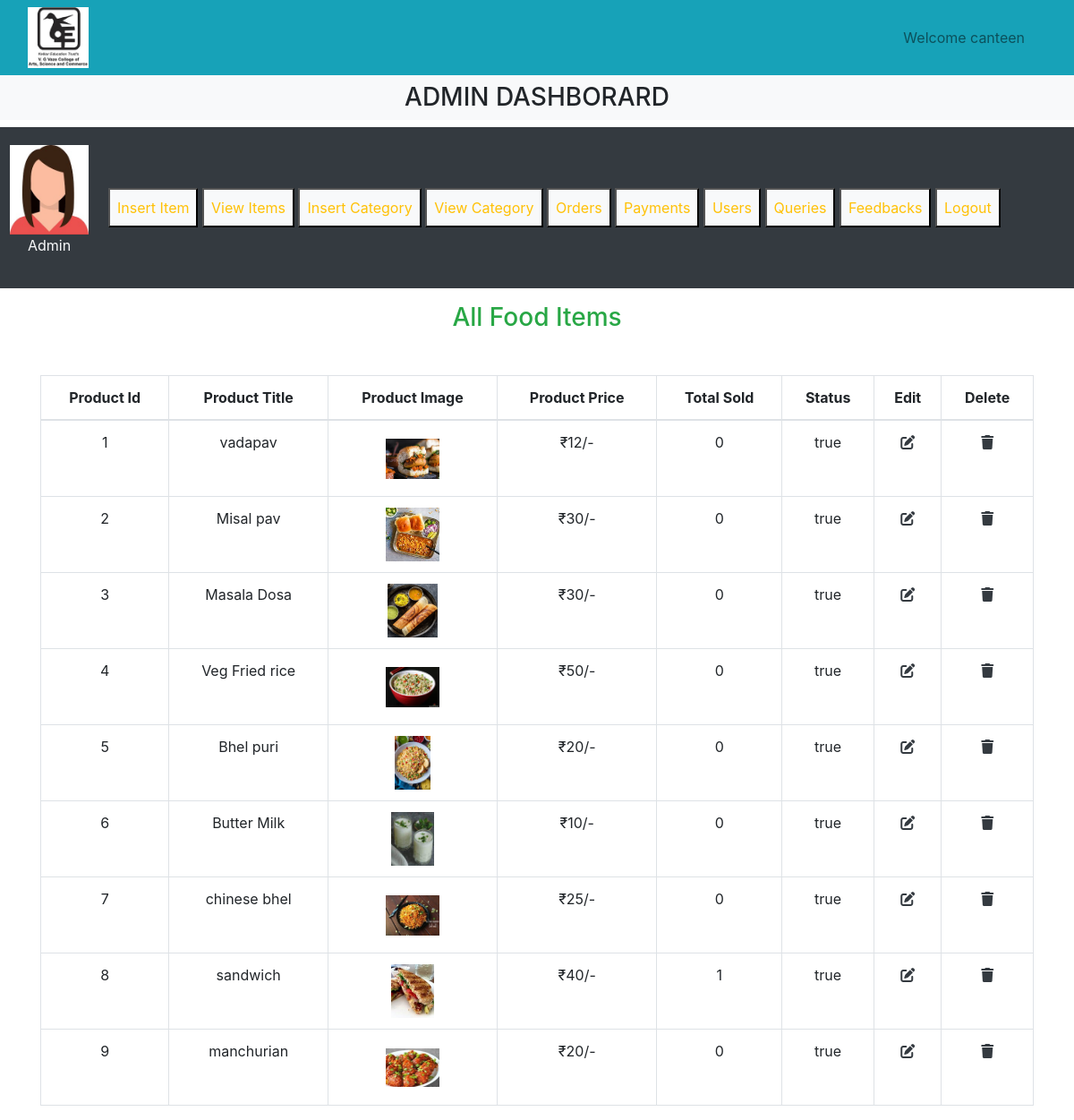
/canteen/admin/admin_panel.php?view_products (signed in), run on the app's committed database.
### tables this page shows
CREATE TABLE `products` (
  `product_id` int(11) NOT NULL,
  `product_title` varchar(100) NOT NULL,
  `product_description` varchar(100) NOT NULL,
  `product_keywords` varchar(255) NOT NULL,
  `category_id` int(11) NOT NULL,
  `product_image` varchar(255) NOT NULL,
  `product_price` varchar(100) NOT NULL,
  `date` timestamp NOT NULL DEFAULT current_timestamp() ON UPDATE current_timestamp(),
  `status` varchar(100) NOT NULL
);

### canteen/admin/view_products.php (the view, shortened to what this page needs)
<!DOCTYPE html>
<html lang="en">
<head>
</head>
<body>
    <h3 class="text-center text-success">All Food Items</h3>
    <table class="table table-bordered mt-5">
        <thead>
            <tr class="text-center">
                <th>Product Id</th>
                <th>Product Title</th>
                <th>Product Image</th>
                <th>Product Price</th>
                <th>Total Sold</th>
                <th>Status</th>
                <th>Edit</th>
                <th>Delete</th>
            </tr>
        </thead>
        <tbody>
            <?php
            $get_products="Select * from `products`";
            $result=mysqli_query($con,$get_products);
            $number=0;
            while($row=mysqli_fetch_array($result)){
                $product_id=$row['product_id'];
                $product_title=$row['product_title'];
                $product_image=$row['product_image'];
                $product_price=$row['product_price'];
                $status=$row['status'];
                $number++;
                ?>
                <tr class='text-center'>
                <td><?php echo $number;?></td>
                <td><?php echo $product_title;?></td>
                <td><img src='./product_images/<?php echo $product_image;?>' class='product_img'/></td>
                <td>₹<?php echo $product_price;?>/-</td>
                <td><?php
                $get_count="Select * from `orders_pending` where product_id=$product_id";
                $result_count=mysqli_query($con,$get_count);
                $rows_count=mysqli_num_rows($result_count);
                echo $rows_count;
                ?>
                </td>
                <td><?php echo $status;?></td>
                <td><a href='admin_panel.php?edit_products=<?php echo $product_id?>' class='text-dark'><i class='fa-solid fa-pen-to-square'></i></a></td>
                <td><a href='admin_panel.php?delete_product=<?php echo $product_id?>' class='text-dark'><i class='fa-solid fa-trash'></i></a></td>
                </tr>
<?php
            }
            ?>
        </tbody>
    </table>
</body>
</html>

### canteen/admin/admin_panel.php (shortened to what this page needs)
<?php
include('../functions/common_function.php');
?>
<!DOCTYPE html>
<html lang="en">
<head>
    <link rel="stylesheet" href="https://cdn.jsdelivr.net/npm/bootstrap@4.0.0/dist/css/bootstrap.min.css">
    <link rel="stylesheet" href="https://cdnjs.cloudflare.com/ajax/libs/font-awesome/6.5.1/css/all.min.css" />
    <link rel="stylesheet" href="style.css">
</head>
<body>
    <div class="container-fluid p-0">
        <nav class="navbar navbar-expand-lg navbar-light bg-info">
            <div class="container-fluid">
                <img src="../images/logo.jpg" alt="" class="logo">
                <nav class="navbar navbar-expand-lg ">
                    <ul class="navbar-nav">
                    <?php
                    if(!isset($_SESSION['canteen'])){
          echo "<li class='nav-item'>
          <a class='nav-link' href='#'>Welcome Guest</a>
        </li>";
        }else{
          echo "<li class='nav-item'>
          <a class='nav-link' href='#'>Welcome " .$_SESSION['canteen']."</a>
        </li>";
        }
    ?>
                    </ul>
                </nav>
            </div>
        </nav>
    <div class="bg-light">
            <h3 class="text-center p-2">ADMIN DASHBORARD</h3>
        </div>
    <div class="row">
        <div class="col-md-12 bg-dark p-1 d-flex align-items-center">
            <div class="p-3">
                <a href="#"><img src="../images/profile.jpg" alt="" class="admin_image"></a>
                <p class="text-light text-center">Admin</p>
            </div>
            <div class="button text-center">
                <button class="my-3"><a href="insert_product.php" class="nav-link text-warning bg-light p-2">Insert Item</a></button>
                <button class="my-3" ><a href="admin_panel.php?view_products" class="nav-link text-warning bg-light p-2">View Items</a></button>
                <button class="my-3"><a href="admin_panel.php?insert_category" class="nav-link text-warning bg-light p-2">Insert Category</a></button>
                <button class="my-3"><a href="admin_panel.php?view_categories" class="nav-link text-warning bg-light p-2">View Category</a></button>
                <button class="my-3"><a href="admin_panel.php?list_orders" class="nav-link text-warning bg-light p-2">Orders</a></button>
                <button class="my-3"><a href="admin_panel.php?list_payments" class="nav-link text-warning bg-light p-2">Payments</a></button>
                <button class="my-3"><a href="admin_panel.php?list_users" class="nav-link text-warning bg-light p-2">Users</a></button>
                <button class="my-3"><a href="admin_panel.php?queries" class="nav-link text-warning bg-light p-2">Queries</a></button>
                <button class="my-3"><a href="admin_panel.php?feedback" class="nav-link text-warning bg-light p-2">Feedbacks</a></button>
                <button class="my-3"><a href="ad_login.php" class="nav-link text-warning bg-light p-2">Logout</a></button>
            </div>
        </div>
    </div>
    <div class="container my-3">
        <?php
        if(isset($_GET['view_products'])){
            include('view_products.php');
        }
        ?>
    </div>
            </div>
</body>
</html>

### canteen/style.css (style rules this page uses)
* { margin: 0; padding: 0; box-sizing: border-box; }
.logo { width:5%; height: 5%; }
.admin_image { width: 100px; object-fit: contain; }

### canteen/admin/admin_panel.php (style rules this page uses)
.logo { width:6%; height: 6%; }
.admin_image { width:100px; height:100px; }
body { overflow-x: hidden; }
.product_img { width:60px; height: 60px; object-fit:contain; }

### data on the page
products: product_title "vadapav", product_image (picture), product_price "12", rows_count "0", status "true"
products: product_title "Misal pav", product_image (picture), product_price "30", rows_count "0", status "true"
products: product_title "Masala Dosa", product_image (picture), product_price "30", rows_count "0", status "true"
products: product_title "Veg Fried rice", product_image (picture), product_price "50", rows_count "0", status "true"
products: product_title "Bhel puri", product_image (picture), product_price "20", rows_count "0", status "true"
products: product_title "Butter Milk", product_image (picture), product_price "10", rows_count "0", status "true"
products: product_title "chinese bhel", product_image (picture), product_price "25", rows_count "0", status "true"
products: product_title "sandwich", product_image (picture), product_price "40", rows_count "1", status "true"
products: product_title "manchurian", product_image (picture), product_price "20", rows_count "0", status "true"

### other printed values
$_SESSION['canteen'] "canteen"
